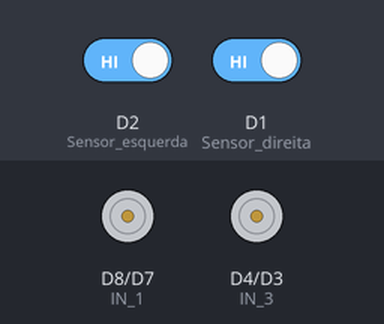
This sketch was run on a simulated ESP8266 (NodeMCU). On the bench: motor-driver pin pairs drawn as motors (green arrow = first pin HIGH = forward, orange = second pin HIGH = backward, longer = more drive, scaled by the enable pin). Inputs (shaded band) come from the test bench; at power-on: D2 (Sensor_esquerda) HIGH, D1 (Sensor_direita) HIGH.

Above: at 1.2 s.
1.3 s: D2 (Sensor_esquerda) driven LOW
At 1.6 s:
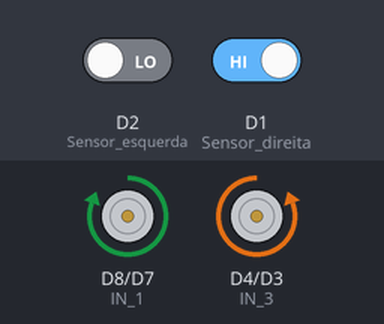
2.8 s: D1 (Sensor_direita) driven LOW
At 3.9 s:
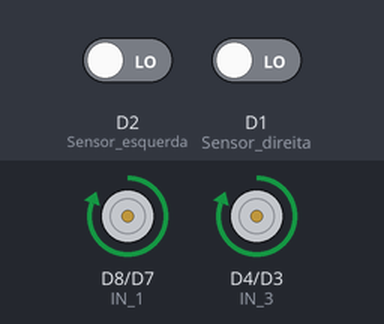
4.3 s: D2 (Sensor_esquerda) driven HIGH
At 5.1 s:
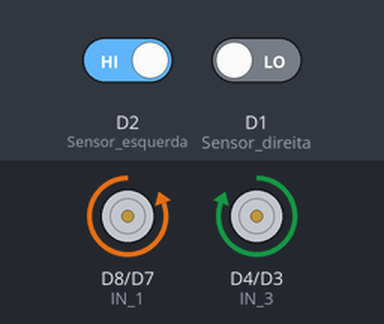
5.8 s: D1 (Sensor_direita) driven HIGH
At 6.2 s:
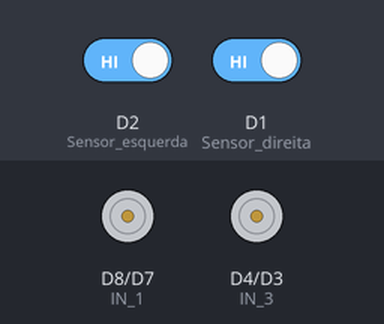
Timing chart, 0 to 8.3 s (numbered marks = the images above; inputs shaded):
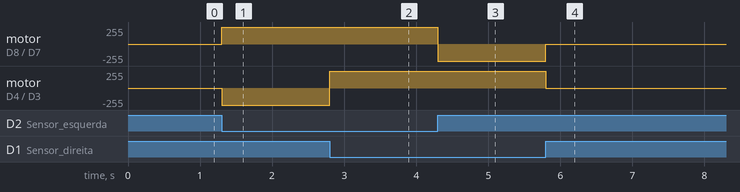

Measured:
- after the input at 1.3 s, motor on D8 (IN_1) / D7 (IN_2): stopped → forward 255/255 at once; motor on D4 (IN_3) / D3 (IN_4): stopped → backward 255/255 at once
- after the input at 2.8 s, motor on D4 (IN_3) / D3 (IN_4): backward 255/255 → forward 255/255 at once
- after the input at 4.3 s, motor on D8 (IN_1) / D7 (IN_2): forward 255/255 → backward 255/255 at once
- after the input at 5.8 s, motor on D8 (IN_1) / D7 (IN_2): backward 255/255 → stopped at once; motor on D4 (IN_3) / D3 (IN_4): forward 255/255 → stopped at once

The sketch:

NodeMCU_Car.ino
```cpp
//variaveis correspondentes aos pinos do nodemcu e da placa do motor
#define ENA   14          // Enable/speed motors Right        GPIO14(D5)
#define ENB   12          // Enable/speed motors Left         GPIO12(D6)
#define IN_1  15          // L298N in1 motors Right           GPIO15(D8)
#define IN_2  13          // L298N in2 motors Right           GPIO13(D7)
#define IN_3  2           // L298N in3 motors Left            GPIO2(D4)
#define IN_4  0           // L298N in4 motors Left            GPIO0(D3)
#define Sensor_direita D1
#define Sensor_esquerda D2

bool direita, esquerda;
int speedCar = 750;  //velocidade  400 - 1023.
int speedCurvas = 650; // velocidade 400 -1023

void setup() {
    pinMode(ENA, OUTPUT);
    pinMode(ENB, OUTPUT);
    pinMode(IN_1, OUTPUT);
    pinMode(IN_2, OUTPUT);
    pinMode(IN_3, OUTPUT);
    pinMode(IN_4, OUTPUT);
    pinMode(Sensor_direita, INPUT);
    pinMode(Sensor_esquerda, INPUT);
}

void paraFrente(){
    digitalWrite(IN_1, HIGH);
    digitalWrite(IN_2, LOW);
    analogWrite(ENA, speedCar);

    digitalWrite(IN_3, HIGH);
    digitalWrite(IN_4, LOW);
    analogWrite(ENB, speedCar);
}

void paraTras(){
    digitalWrite(IN_1, LOW);
    digitalWrite(IN_2, HIGH);
    analogWrite(ENA, speedCar);

    digitalWrite(IN_3, LOW);
    digitalWrite(IN_4, HIGH);
    analogWrite(ENB, speedCar);
}

void paraDireita(){
    digitalWrite(IN_1, HIGH);
    digitalWrite(IN_2, LOW);
    analogWrite(ENA, speedCurvas);

    digitalWrite(IN_3, LOW);
    digitalWrite(IN_4, HIGH);
    analogWrite(ENB, speedCurvas);
}

void paraEsquerda(){
    digitalWrite(IN_1, LOW);
    digitalWrite(IN_2, HIGH);
    analogWrite(ENA, speedCurvas);

    digitalWrite(IN_3, HIGH);
    digitalWrite(IN_4, LOW);
    analogWrite(ENB, speedCurvas);
}

void pararCarro(){
    digitalWrite(IN_1, LOW);
    digitalWrite(IN_2, LOW);
    analogWrite(ENA, speedCar);

    digitalWrite(IN_3, LOW);
    digitalWrite(IN_4, LOW);
    analogWrite(ENB, speedCar);
}

void loop() {
    direita = digitalRead(Sensor_direita);
    esquerda = digitalRead(Sensor_esquerda);

    //Rodando os motores dependendo das leituras
    if (direita == false && esquerda == false) {
        paraFrente();
    } else if (direita == false && esquerda == true) {
        delay(1);
        paraEsquerda();
        delay(1);
    } else if (direita == true && esquerda == false) {
        delay(1);
        paraDireita();
        delay(1);
    } else if (direita == true && esquerda == true) {
        pararCarro();
    }
}
```
